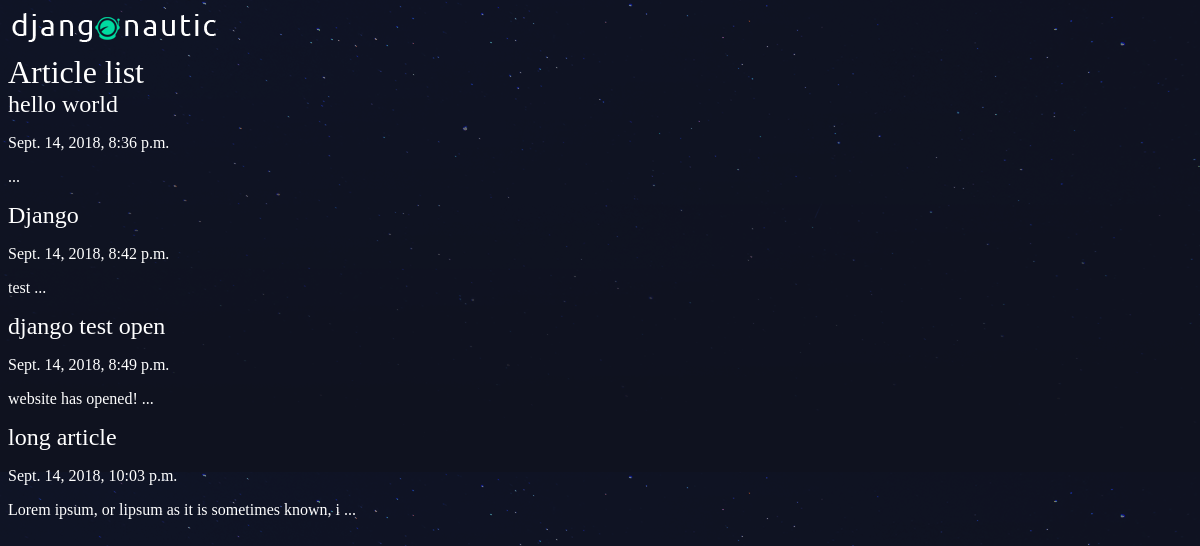
The app's page /articles/, older data.
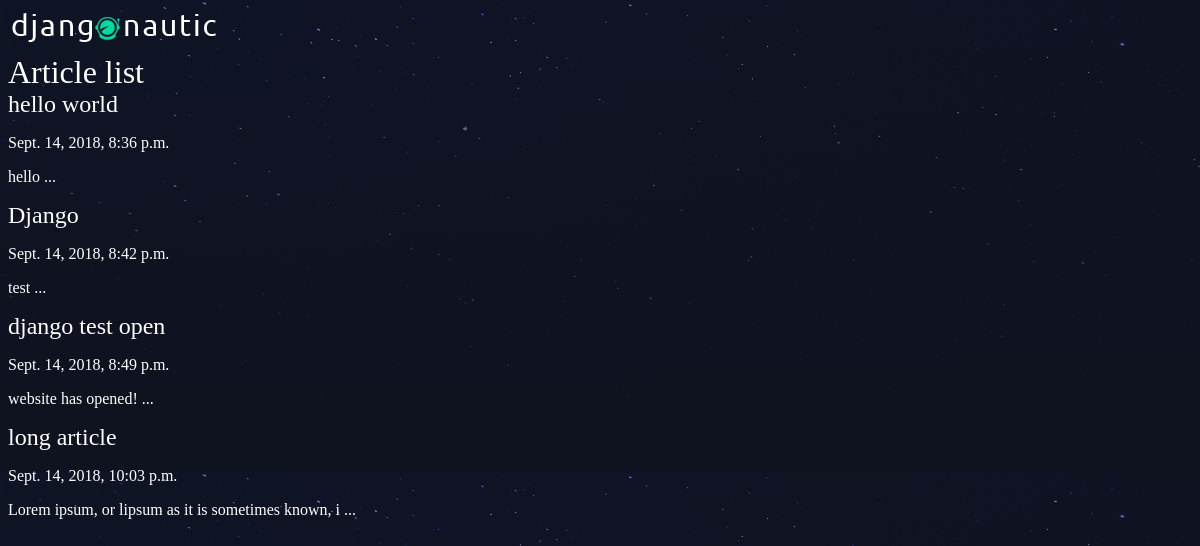
The same page, newer data.
### articles/models.py (models this page shows, shortened)
class Article(models.Model):
    title = models.CharField(max_length=100)
    slug = models.SlugField()
    body = models.TextField()
    date = models.DateTimeField(auto_now_add=True)
    thumb = models.ImageField(default="default.png", blank=True)
    def snippet(self):
        return self.body[:50] + ' ...'

### articles/views.py (the view)
# urls.py: path('', views.article_list, name="list"),
def article_list(request):
    articles = Article.objects.all().order_by('date')
    return render(request, 'articles/article_list.html', {'articles':articles})

### articles/templates/articles/article_list.html
{% extends 'base_layout.html' %}
{% block content %}
    <h1>Article list</h1>
    <div class="articles">
      {% for article in articles %}
      <div class="article">
        <h2><a href="{% url 'articles:detail' slug=article.slug %}">{{article.title}}</a></h2>
        <p>{{article.date}}</p>
        <p>{{article.snippet}}</p>
      </div>
      {% endfor %}
    </div>
{% endblock %}

Row changes from the older to the newer data that the page shows:
changed Article "hello world": snippet "..." → "hello ..."
